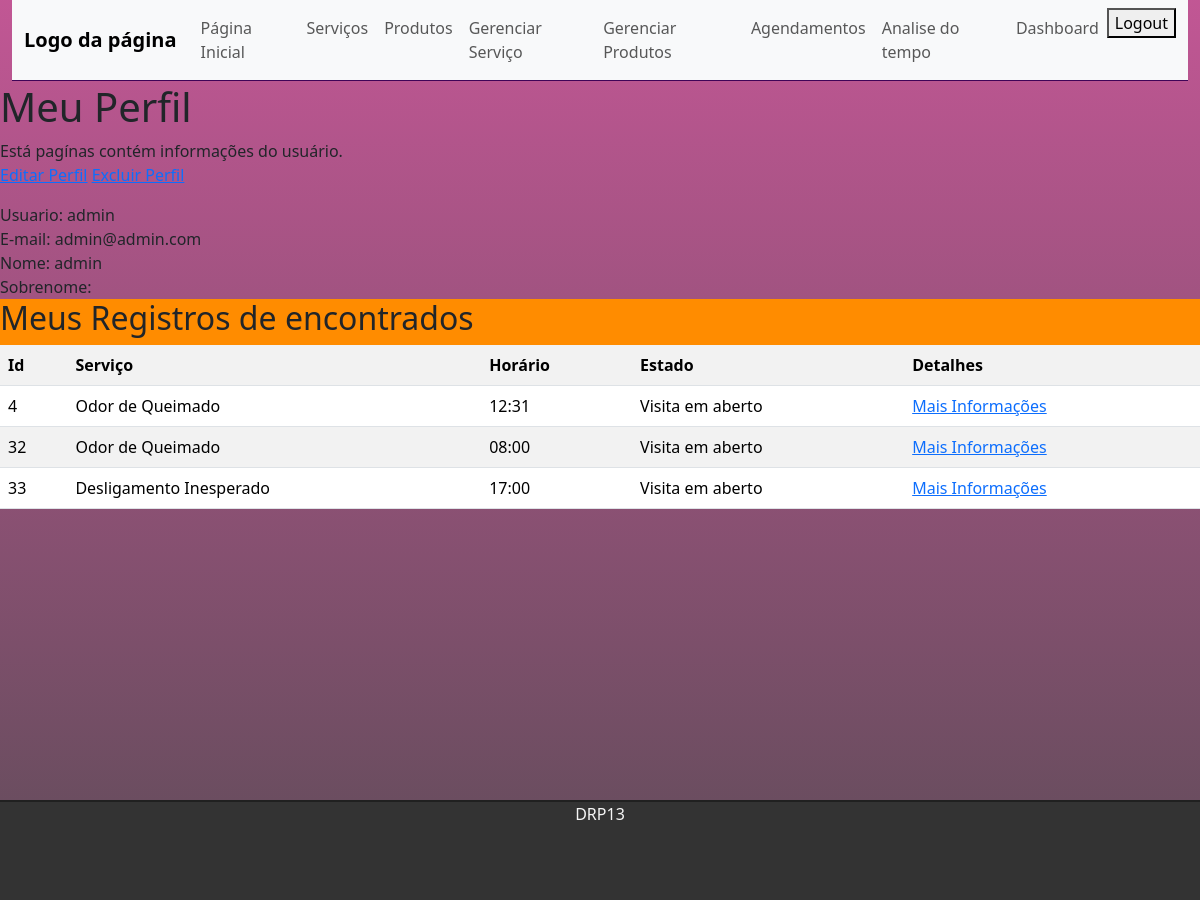
The app's page /perfil (signed in) with its own data.
### users/models.py (models this page shows, shortened)
class NewUser(AbstractBaseUser, PermissionsMixin):
    id = models.BigAutoField(primary_key=True)
    email = models.EmailField(_('email address'), unique=True)
    user_name = models.CharField(max_length=150, unique=True)
    first_name = models.CharField(max_length=150, blank=True)
    last_name = models.CharField(max_length=150, blank=True)
    start_date = models.DateTimeField(default=timezone.now)
    about = models.TextField(_(
        'about'), max_length=500, blank=True)
    is_staff = models.BooleanField(default=False)
    is_active = models.BooleanField(default=True)
    objects = CustomAccountManager()
    USERNAME_FIELD = 'user_name'
    REQUIRED_FIELDS = ['email', 'first_name', 'last_name']

### appoitments/models.py (models this page shows)
class Appoitment(models.Model):
    id = models.BigAutoField(primary_key=True)
    user = models.CharField()
    name = models.CharField()
    service = models.ForeignKey(Service, on_delete=models.SET_NULL, null=True)
    address = models.CharField(max_length=50)
    address_number = models.IntegerField()
    date = models.DateField()
    hour = models.TimeField()
    description = models.TextField()
    status = models.CharField(max_length=20, choices=status, default='Visita em aberto')

### services/models.py (models this page shows)
class Service(models.Model):
    id = models.BigAutoField(primary_key=True)
    service = models.CharField(max_length=50)
    category = models.CharField(choices=categoryService)
    value = models.CharField(max_length=100)
    description = models.CharField(max_length=100)
    def __str__(self):
        return self.service

### users/views.py (the view)
# urls.py: path('perfil', views.perfil, name='perfil'),
@login_required
def perfil(request, alert=False):
    alert = request.session.get('alert')
    perfil = NewUser.objects.all().filter(id=request.user.id)
    registros= Appoitment.objects.all().filter(user=request.user.user_name)
    return render(request, 'registration/perfil.html', {'perfil':perfil, 'registros': registros, 'alert':alert})

### templates/registration/perfil.html (shortened to what this page needs)
{% extends 'tasks/index.html' %}
{% block content %}
    <h1> Meu Perfil </h1>
    <p> Está pagínas contém informações do usuário.<br>
    <a href="editarPerfil">Editar Perfil</a>
    <a href="excluirPerfil">Excluir Perfil</a>
    </p>
    {% for task in perfil %}
    Usuario: {{user.user_name}}<br>
    E-mail: {{user.email}}<br>
    Nome: {{task.first_name}}<br>
    Sobrenome: {{tasl.last_name}}<br>
    {% endfor %}
</div>
<div class="table-responive table-edit">
    <h2>Meus Registros de encontrados</h2>
    <table class="table table-striped">
        <tr>
            <th>Id</th>
            <th>Serviço</th>
            <th>Horário</th>
            <th>Estado</th>
            <th>Detalhes</th>
        </tr>
        {% for task in registros %}
            <td>{{task.id}}</td>
            <td>{{task.service}}</td>
            <td>{{task.hour}}</td>
            <td>{{task.status}}</td>
            <td><a href="{% url 'info' task.id%}">Mais Informações</a></td>
        {% endfor %}
    </table>
</div>
    </div>
{% endblock %}

### static/css/style.css (style rules this page uses)
.table-edit { background-color: darkorange; }
body { background: linear-gradient( rgba(167, 15, 103, 0.7), rgba(29, 0, 19, 0.7)); background-repeat: no-repeat; }

### records on screen
NewUser: user_name "admin", email "admin@admin.com", first_name "admin"
Appoitment: id "4", service "Odor de Queimado", hour "12:31", status "Visita em aberto"
Appoitment: id "32", service "Odor de Queimado", hour "08:00", status "Visita em aberto"
Appoitment: id "33", service "Desligamento Inesperado", hour "17:00", status "Visita em aberto"
